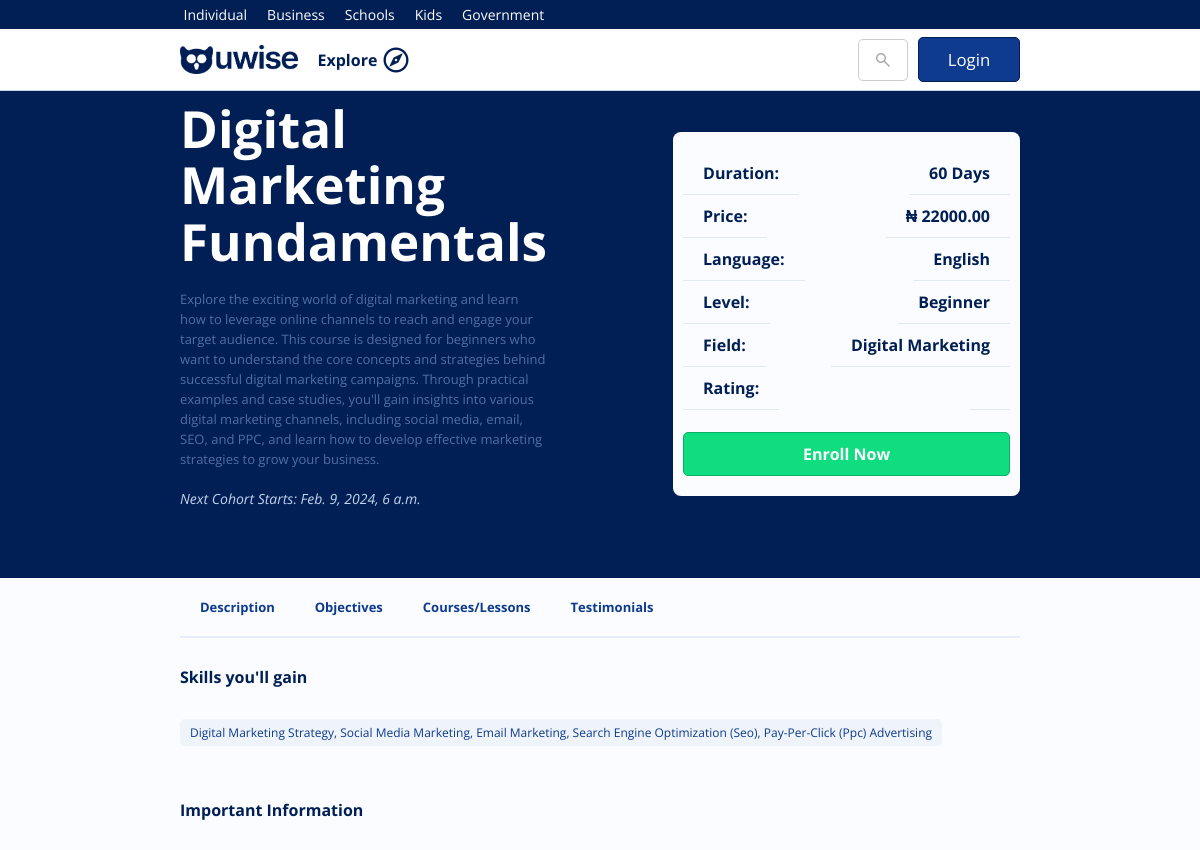
The page /course/3 (upper part) on the database as committed earlier.
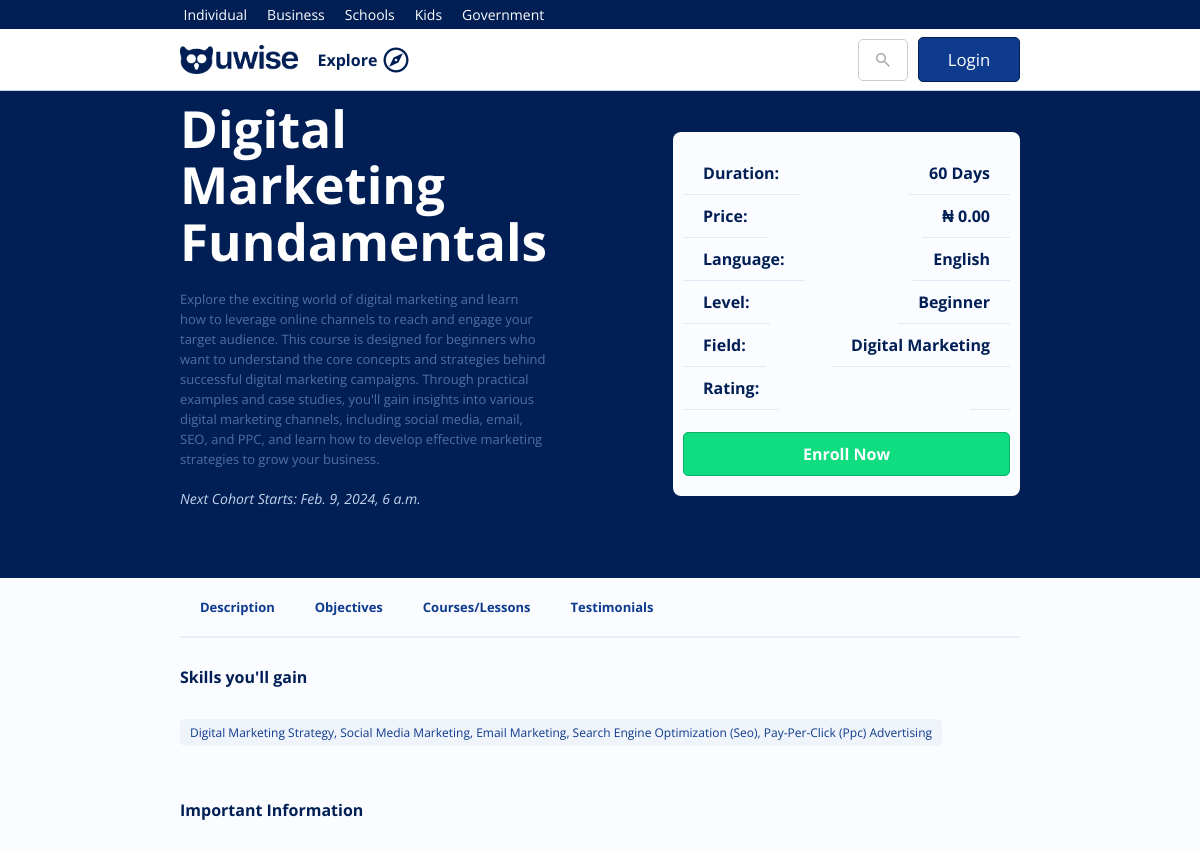
The same page on the database as committed later.
### courseAPI/models.py (models this page shows, shortened)
class Course(models.Model):
    title = models.CharField(max_length=200, null=False, blank=False)
    excerpt = models.TextField(null=False, blank=False)
    description = models.TextField(blank=False, null=False)
    welcome_note = models.TextField(blank=True, null=True)
    intro_video = models.URLField(blank=True, null=True)
    community_link1 = models.URLField(blank=True, null=True)
    community_link2 = models.URLField(blank=True, null=True)
    duration = models.IntegerField(blank=False, null=False)
    image = models.ImageField(upload_to='courses', null=False, blank=False)
    image_link = models.URLField(null=True, blank=True)
    field = models.ForeignKey('Field', on_delete=models.CASCADE)
    price = models.DecimalField(max_digits=9, decimal_places=2, null=False, blank=False)
    class_interval = models.IntegerField(blank=False, null=False)
    language = models.CharField(max_length=200, null=True, blank=True)
    organization = models.ForeignKey(Organization, on_delete=models.SET_NULL, swappable=True, null=True, blank=True)
    level = models.ForeignKey('CourseLevel', on_delete=models.SET_NULL, null=True, blank=True,
                              related_name='course_level')
    skills = models.TextField(null=True, blank=True)
    tags = models.CharField(max_length=200, null=True, blank=True)
    objectives = models.TextField(blank=True, null=True)
    next_start_date = models.DateTimeField(null=True, blank=True)
    is_active = models.BooleanField(default=True)
    date_created = models.DateTimeField(auto_now=True)
    class Meta:
        ordering = ('-date_created', 'is_active', 'next_start_date')

class CourseLevel(models.Model):
    title = models.CharField(max_length=50, null=False, blank=False)
    description = models.CharField(max_length=200, null=True, blank=True)
    is_active = models.BooleanField(default=True)
    date = models.DateField(auto_now=True)
    class Meta:
        ordering = ('-date',)
    def __str__(self):
        return self.title

class Field(models.Model):
    title = models.CharField(max_length=100, null=False, blank=False)
    description = models.CharField(max_length=500, null=True, blank=True)
    is_active = models.BooleanField(default=True)
    def __str__(self):
        return self.title

### web/views.py (the view)
# urls.py: path('course/<int:pk>', view=CourseView.as_view(), name='course'),
class CourseView(BaseView):
    template_name = 'course.html'
    def get(self, request, *args, **kwargs):
        course_data = courseAPI.models.Course.objects.get(id=kwargs['pk'])
        classes = courseAPI.models.Class.objects.filter(course=course_data)
        user_owns_course = None
        if request.user.is_authenticated:
            user_owns_course = courseAPI.models.UserCourse.objects.filter(user=request.user, course=kwargs['pk'])
        if course_data.skills is not None:
            course_data.skills = course_data.skills.split('.') or course_data.skills.split(', ')
        if course_data.tags is not None:
            course_data.tags = course_data.tags.split(', ')
        if course_data.objectives is not None:
            course_data.objectives = course_data.objectives.split('.')
        data = self.get_context_data()
        data['course_data'] = course_data
        data['classes'] = classes
        data['page'] = 'course'
        data['user_owns_course'] = user_owns_course
        context = {'data': data}
        return render(request, self.template_name, context)

### web/models.py (called while the page is built)
    def __str__(self):
        return self.url_name

### web/templates/course.html (shortened to what this page needs)
{% extends 'partials/base.html' %}
{% load static %}
{% block hero %}
    {% include 'widgets/hero.html' with course=data.course_data %}
{% endblock %}
{% block content %}
    <div class="content">
        <nav class="course-detail-nav">
            <a href="#description" class="btn-nav">Description</a>
            <a href="#objectives" class="btn-nav">Objectives</a>
            <a href="#courses" class="btn-nav">Courses/Lessons</a>
            <a href="#testimonials" class="btn-nav">Testimonials</a>
        </nav>
        <hr>
        <section id="description" class="skills-section">
            <h3 class="section-title">Skills you'll gain</h3><br>
            <div class="skills-content">
                {% for skill in data.course_data.skills %}
                    <span class="skill">{{ skill | title }}</span>
                {% endfor %}
            </div>
        </section>
        <section class="info">
            <h3 class="section-title">Important Information</h3><br>
        </section>
    </div>
{% endblock %}

### web/templates/widgets/hero.html (shortened to what this page needs)
<div id="hero">
    <div class="hero-content">
        <div class="hero-content-left">
            <strong class="course-title">{{ course.title }}</strong>
            <p class="course-description">{{ course.excerpt }}</p>
            <i class="start-date">Next Cohort Starts: {{ data.course_data.next_start_date }}</i>
        </div>
        <div class="hero-content-right">
            <div class="course-summary-card">
                <div class="summary-item">
                    <b>Duration: </b>
                    <b>{{ data.course_data.duration }} Days</b>
                </div>
                <div class="summary-item">
                    <b>Price: </b>
                    <b>&#8358; {{ data.course_data.price }}</b>
                </div>
                <div class="summary-item">
                    <b>Language: </b>
                    <b>{{ data.course_data.language }}</b>
                </div>
                <div class="summary-item">
                    <b>Level: </b>
                    <b>{{ data.course_data.level }}</b>
                </div>
                <div class="summary-item">
                    <b>Field: </b>
                    <b>{{ data.course_data.field }}</b>
                </div>
                <div class="summary-item">
                    <b>Rating: </b>
                    <b>{{ data.course_data.rating }}</b>
                </div>
                <br>
                {% if not data.user_owns_course %}
                    <a href="{% url 'enroll' data.course_data.id %}" class="btn-cta-light green">Enroll Now </a>
                {% else %}
                    <a href="{% url 'learn' data.course_data.id 'info' %}" class="btn-cta blue">Go to class</a>
                {% endif %}
            </div>
        </div>
    </div>
</div>

Rows that differ between the two databases and show on the page:
changed Course "Digital Marketing Fundamentals": course_data.price "22000.00" → "0.00"
